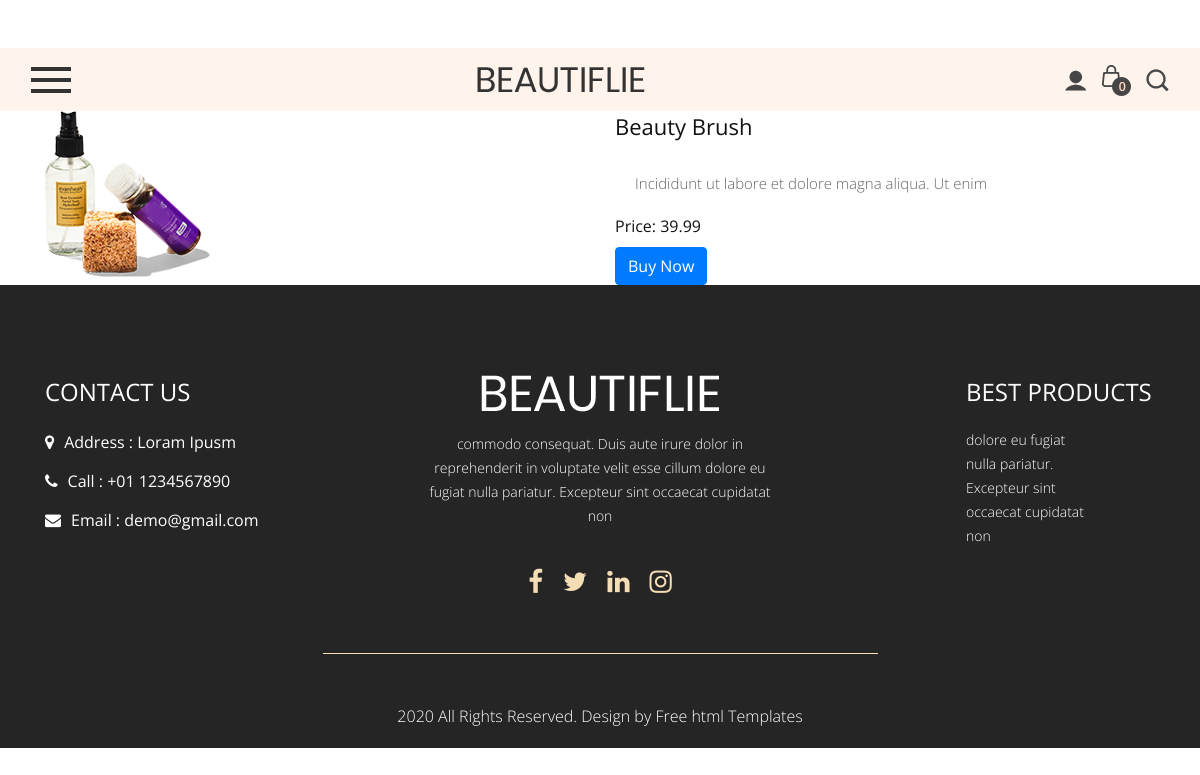
Page /welcome/product/3/ on the committed database.
### welcome/models.py (models this page shows, shortened)
class Product(models.Model):
    title = models.CharField(max_length=255)
    description = models.TextField()
    price = models.DecimalField(max_digits=10, decimal_places=2)
    image = models.ImageField(upload_to='product_images/')
    button = models.CharField(max_length=255)

### welcome/views.py (the view)
# urls.py: path('product/<int:id>/', views.product_detail, name='product_detail'),
def product_detail(request, id):
    product = get_object_or_404(Product, id=id)
    return render(request, 'product_detail.html', {'product': product})

### templates/product_detail.html
{% extends "base.html" %}
{% load static %}
{% block content %}
<div class="container mt-5">
    <div class="row">
        <div class="col-md-6">
            <img src="{{ product.image.url }}" class="img-fluid" alt="{{ product.title }}">
        </div>
        <div class="col-md-6">
            <h2>{{ product.title }}</h2>
            <p>{{ product.description }}</p>
            <h4>Price: {{ product.price }}</h4>
            <a href="#" class="btn btn-primary">{{ product.button }}</a>
        </div>
    </div>
</div>
{% endblock %}

### assets/css/style.css (style rules this page uses)
* { box-sizing: border-box !important; transition: ease all 0.5s; }
html { scroll-behavior: smooth; }
body { color: #666666; font-size: 14px; line-height: 1.80857; font-weight: normal; overflow-x: hidden; font-family: 'Open Sans', sans-serif; }
a { color: #1f1f1f; text-decoration: none !important; outline: none !important; -webkit-transition: all .3s ease-in-out; -moz-transition: all .3s ease-in-out; -ms-transition: all .3s ease-in-out; -o-transition: all .3s ease-in-out; transition: all .3s ease-in-out; }
h1, h2, h3, h4, h5, h6 { letter-spacing: 0; font-weight: normal; position: relative; padding: 0 0 10px 0; font-weight: normal; line-height: normal; color: #111111; margin: 0 }
h2 { font-size: 22px }
h4 { font-size: 16px }
*, *::after, *::before { -webkit-box-sizing: border-box; -moz-box-sizing: border-box; box-sizing: border-box; }
p { margin: 20px; font-weight: 300; font-size: 15px; line-height: 24px; }
a { color: #222222; text-decoration: none; outline: none !important; }
a, .btn { text-decoration: none !important; outline: none !important; -webkit-transition: all .3s ease-in-out; -moz-transition: all .3s ease-in-out; -ms-transition: all .3s ease-in-out; -o-transition: all .3s ease-in-out; transition: all .3s ease-in-out; }
img { max-width: 100%; height: auto; }

### rows in the picture
Product: image (picture), title "Beauty Brush", description "Incididunt ut labore et dolore magna aliqua. Ut enim", price "39.99", button "Buy Now"
